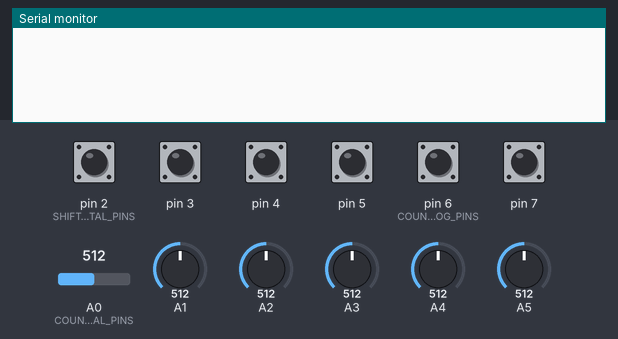
The sketch below on a simulated Arduino Uno, built with avr-gcc and run on an emulated ATmega328P. Shown: the last lines printed to the serial monitor. The inputs (shaded band) are chosen by the test bench; at power-on: pin 2 (SHIFT_DIGITAL_PINS), pin 3–5, pin 6 (COUNT_ANALOG_PINS), pin 7 HIGH, A0 (COUNT_DIGITAL_PINS) = 512, A1 = 512, A2 = 512, A3 = 512, A4 = 512, A5 = 512.

Above: at 1.2 s.
1.3 s: pin 2 (SHIFT_DIGITAL_PINS) pulled LOW for 0.15 s
At 2.3 s:
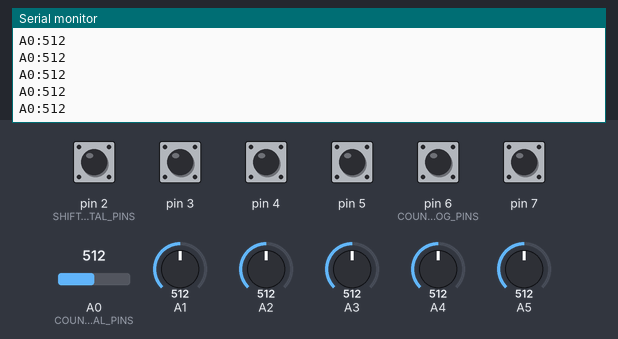
2.9 s: pin 3 pulled LOW for 0.15 s
At 3.5 s:
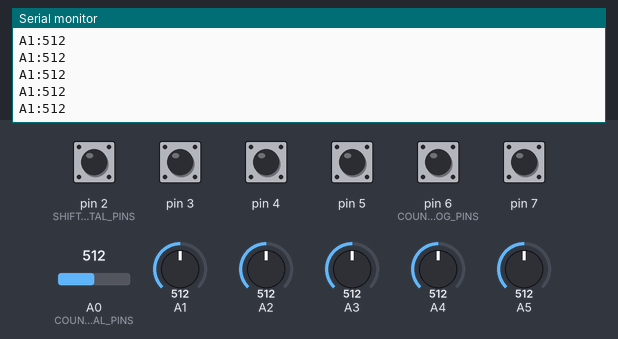
4.5 s: pin 4 pulled LOW for 0.15 s
At 5.8 s:
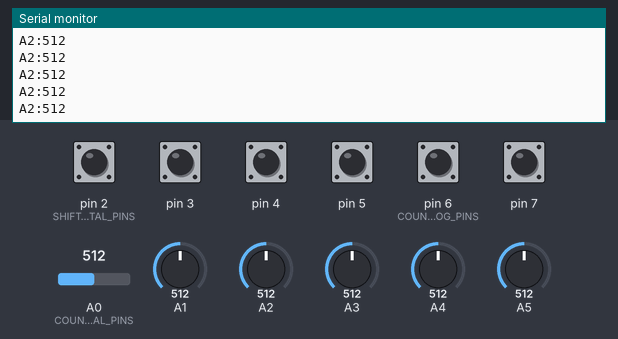
6.1 s: pin 5 pulled LOW for 0.15 s
At 7.2 s:
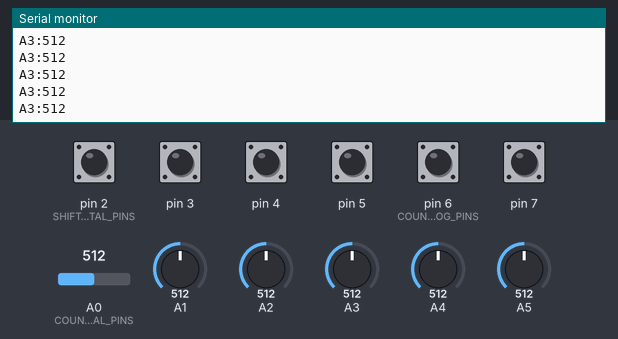
7.7 s: pin 6 (COUNT_ANALOG_PINS) pulled LOW for 0.15 s
At 8.4 s:
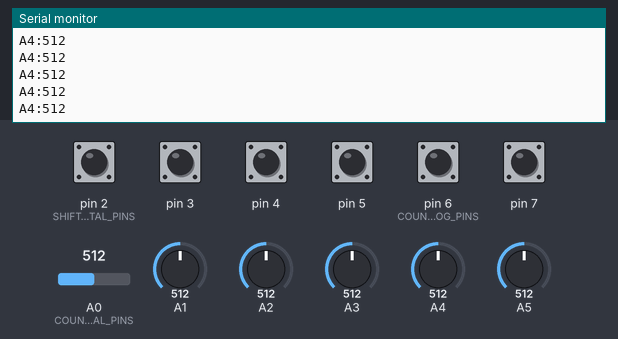
9.3 s: pin 7 pulled LOW for 0.15 s
At 10.8 s:
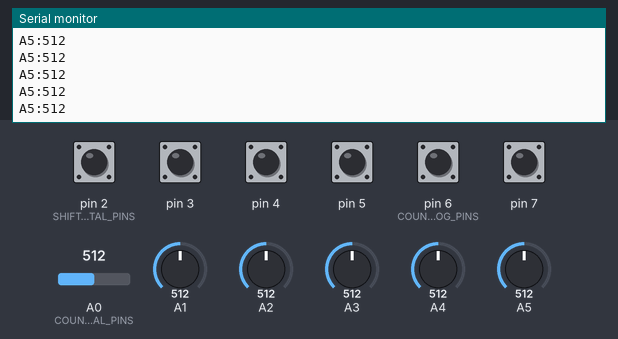
Timing chart, 0 to 11.9 s (numbered marks = the images above; inputs shaded):
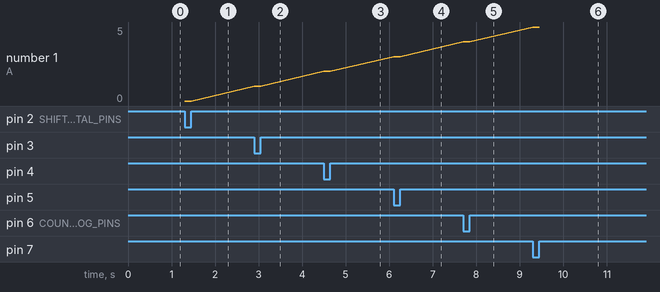

The sketch:

Arduino_Uno.ino
```cpp
#define COUNT_ANALOG_PINS 6
#define COUNT_DIGITAL_PINS 14
#define COUNT_PINS 20
#define SERIAL_PORT_SPEED 115200
#define SHIFT_DIGITAL_PINS 2

word analog_mask;

void update_analog_mask() {
  word new_analog_mask = 0;
  word b = 1;
  for (short i = 0; i < COUNT_ANALOG_PINS; ++i) {
    if (digitalRead(SHIFT_DIGITAL_PINS + i) == LOW) {
      new_analog_mask |= b;
    }
    b <<= 1;
  }
  if (analog_mask != new_analog_mask) {
    analog_mask = new_analog_mask;
  }
}

void send_plotter_data() {
  word b = 1;
  String s = "";
  for (short i = 0; i < COUNT_ANALOG_PINS; ++i) {
    if (analog_mask & b) {
      if (s != "") {
        s += ' ';
      }
      s += 'A';
      s += i;
      s += ':';
      s += analogRead(i);
    }
    b <<= 1;
  }
  if (s != "") {
    Serial.println(s);
    Serial.flush();
  }
}

void setup() {
  Serial.begin(SERIAL_PORT_SPEED);
  for (short i = 2; i < COUNT_PINS; ++i) {
    if (i < COUNT_DIGITAL_PINS) {
      pinMode(i, INPUT_PULLUP);
    } else {
      pinMode(i, INPUT);
    }
  }
}

void loop() {
  while (1) {
    update_analog_mask();
    send_plotter_data();
  }
}
```

Measured:
- after the input at 1.3 s, the serial monitor: prints a new line at once (image 1)
- after the input at 2.9 s, the serial monitor: prints a new line at once (image 2)
- after the input at 4.5 s, the serial monitor: prints a new line at once (image 3)
- after the input at 6.1 s, the serial monitor: prints a new line at once (image 4)
- after the input at 7.7 s, the serial monitor: prints a new line at once (image 5)
- after the input at 9.3 s, the serial monitor: prints a new line at once (image 6)
- plotted number 1: 0 → 1 after the input at 2.9 s, 1 → 2 after the input at 4.5 s, 2 → 3 after the input at 6.1 s, 3 → 4 after the input at 7.7 s, 4 → 5 after the input at 9.3 s
